Frame 1 (no input): blank canvas, image omitted
Frame 60 (the mouse pressed at the canvas centre just before this capture): blank canvas, image omitted
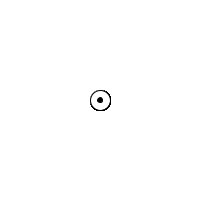
Frame 120 (the mouse held since frame 60 and released just before this capture)

The Processing sketch whose frames 1 and 60 were blank and that drew this single picture after the mouse press (run headless with seeded random() and noise(); from frame 60 on, the mouse is pressed at the canvas centre):

// Processing sketch: processing_106672
// ── processing_106672.pde

int x=20;
int y=20;
void setup () {
   size(200,200);
   background(255);
}


void draw () {
   //println ("draw");
   if(mousePressed == true) {
      fill(255,255,255);
      ellipse(mouseX,mouseY,20,20);
      fill(0,0,0);
      ellipse(mouseX,mouseY,5,5);
      
      fill(255,255,255);
      ellipse(mouseY,mouseX,20,20);
      fill(0,0,0);
      ellipse(mouseY,mouseX,5,5);
      }
}
